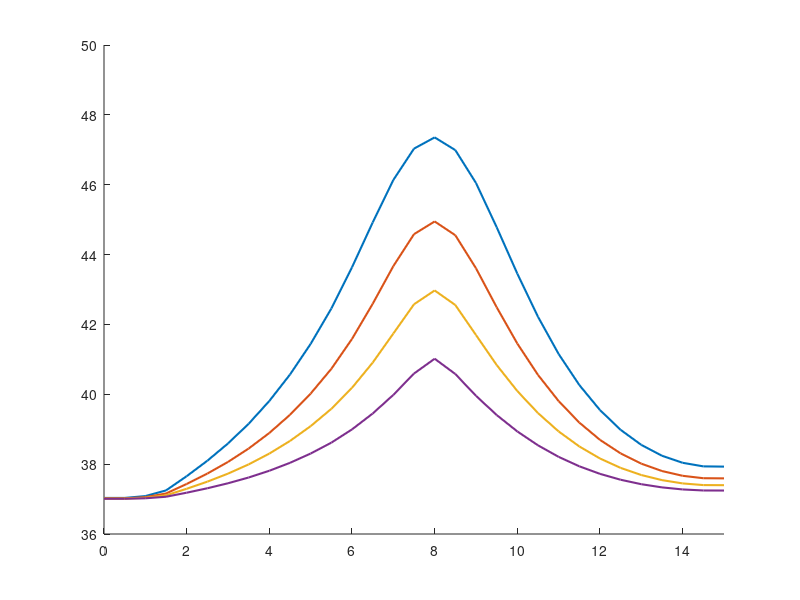

Here is the MATLAB script that generated this plot: (Note: this script raises an error after producing the figure.)
%––––––––––––––––––––––––––––––––––––––––––––––––––––––––––––––––––––––––––––
% 1D hyperbolic bioheat w/ Gaussian tumor source, 3 skin layers, finer mesh
% and reduced dt for stability; snapshots at 2.5, 5, 7.5, 10 s in one plot.
%––––––––––––––––––––––––––––––––––––––––––––––––––––––––––––––––––––––––––––

clear; clc;

%% 1) DISCRETIZE TIME & SPATIAL DOMAINS
% Skin Layer thickness
L_epi = 0.0015;   % Epidermis (1.5 mm)
L_derm = 0.0035;  % Dermis (3.5 mm)
L_subq = 0.01;    % Subcutaneous (10 mm)
Lx = L_epi + L_derm + L_subq; % Domain Length

x_ast  = 0.008;   % [m]   Tumor center (midpoint of 0.05 m)

dx     = 0.0005;  % [m]   Spatial step → now 21 nodes from 0 to 0.05
dt     = 0.015;    % [s]   Time step (smaller for stability)
max_time = 10;   % plot up to 10s
time_steps = round(max_time/dt) + 1; % ensures we reach exactly 10 s: (n−1)*dt = 10
time = 0:dt:max_time+dt;

x  = 0:dx:Lx;          % x = [0, 0.0025, 0.005, …, 0.05]
nx = numel(x);

% Define Layers
layer = zeros(1, nx);
layer(x <= L_epi) = 1;                                  % Epidermis
layer(x > L_epi & x <= L_epi + L_derm) = 2;             % Dermis
layer(x > L_epi + L_derm) = 3;                          % Subcutaneous

% Find index of tumor center (closest grid point to x_ast)
[~, iTumor] = min(abs(x - x_ast));

%% 2) CONSTANTS AND PARAMETERS
% ------------ Physical Parameters ------------
% Skin Layer params
rho    = [1150 1116 900];   % [kg/m^3]  Tissue density (layers)
c      = [3590 3300 2500];  % [J/(kg·°C)]  Tissue specific heat
k      = [0.2 0.45 0.3];    % [W/(m·°C)]  Thermal conductivity
k_star = [0.1 0.1 0.1];     % [W/(m·°C·s)]  Hyperbolic‐term coefficient

% Blood params
h      = 4.5;     % [W/(m^2·°C)]    Convective coefficient at boundaries
wb     = 0.0098;  % [1/s]           Blood perfusion
rho_b  = 1056;    % [kg/m^3]        Blood density
cb     = 4000;    % [J/(kg·°C)]     Blood specific heat

Qm0    = 50.65;   % [W/m^3]         Metabolic heat (uniform)
Tb     = 37;      % [°C]            Arterial blood temperature
Tl     = [37 37 37];      % [°C]    Ambient/tissue reference
T0     = 37;      % [°C]            Initial tissue temperature

% ------------ Gaussian‐source parameters ------------
% Q_r(i) = rho * S * P * exp( -a0*( x(i) - x_ast )^2 )
S      = 15;       % “per‐kg” scaling factor
P      = 35;      % “power” factor (tune as needed)
% a0     = 1e6;   % [1/m]  Gaussian width control

% ------------ Water vaporization and diffusion ------------
Da = 2.5e-5;    % m^2/s (air)
Mw = 0.018;     % kg/mol
Ra = 8.314;     % J/mol·K
Tw = 306;       % K (~33°C)
Pw = 5600;      % Pa (sat. vapor pressure at 33°C)
RH = 0.5;       % Relative humidity (fraction)
delta = 1e-4;   % m
c_air = 1005;   % J/kg·K
Df = [2e-9 2e-9 2e-9];  % m^2/s
cw = 4180;      % J/kg°C
rho_s = 1100;   % kg/m^3
rho_c = 1000;   % kg/m^3
nabla_r2 = (Lx/3)^2;

% ---------- Hyperbolic relaxation times ---------------
tau_q = 10;   % [s]
tau_T = 20;   % [s]
tau_v = 1;   % [s]


%% 3) INITIALIZE STORAGE FOR “SNAPSHOTS”
% Snapshot times (in seconds) and their corresponding loop‐indices
snapshot_times = linspace(2,max_time,5); % [2.5, 5.0, 7.5, 10.0];
snap_idx = round(snapshot_times/dt) + 1;
% e.g., 2.5/0.01 = 250 → +1 = 251 ⇒ t = (251−1)*0.01 = 2.50 s

T_a0 = zeros(nx,4); % For storing T(x,t=10s) for a0 testing
T_tumor_a0 = zeros(time_steps,4); % for storing tumor temp for a0 testing

z = 1;
a0s = [5e5 1e6 2e6 5e6]
for a0 = a0s
    T_snapshots = zeros(nx, numel(snapshot_times));  
    % Each column j holds T(x) at t = snapshot_times(j)
    
    % Tumor temp array
    T_tumor = zeros(1, time_steps);
    
    % --------- Initialize temperature fields at t=0 -------------
    T     = ones(nx,1) * T0;  
    T_new = T;   
    dTdt   = zeros(nx,1);
    d2Tdt2 = zeros(nx,1);


    %% 4) TIME‐MARCHING LOOP
    for n = 1:time_steps
    
        % (a) Update interior nodes i=2:(nx−1)
        for i = 2:(nx-1)
            L = layer(i);
    
            % (b) Calculate Heat Source values for given spatial step
            % Metabolic Heat Source:
            Qm = Qm0 * (1 + (Tl(L) - T0)/10);         % [W/m^3] metabolic
    
            % Water diffusion:
            Qd = (Df(L) * cw * (rho_s - rho_c) / nabla_r2) * (T(i) - Tl(L));
            
            % Blood Perfusion (dermis, subq):
            if L > 1
                Qb = wb * rho_b * cb * (Tb - Tl(L));      % [W/m^3] perfusion (constant)
            else
                Qb = 0;
            end
    
            % Water vaporization (epidermis only)
            if L == 1
                Delta_m = (Da*Mw/(Ra*Tw)) * (Pw/Tw) * RH/(delta*c_air);
                Delta_Hvap = 2400e3; % J/kg
                Qv = Delta_m * Delta_Hvap / (delta * c_air);
            else 
                Qv = 0;
            end
    
            % Gaussian tumor heat source at node i:
            Qr = rho(L) * S * P * exp( -a0 * (x(i) - x_ast)^2 );  
    
            % Add up all heat sources to consolidate
            Q_tot = Qm + Qd + Qb + Qv + Qr;
    
            % 2nd‐spatial derivative (finite difference)
            d2Tdx2 = (T(i+1) - 2*T(i) + T(i-1)) / dx^2;
    
            % Hyperbolic bioheat terms:
            dTdt(i)   = (k(L)*d2Tdx2 + Q_tot) / (rho(L) * c(L));
            d2Tdt2(i) = (k_star(L)*d2Tdx2) / (rho(L) * c(L));
    
            % Update temperature at node i (eq. 7):
            T_new(i) = T(i) + dt * ( ...
               dTdt(i) + tau_q*dTdt(i) ...
             - tau_T*d2Tdt2(i) ...
             + (k(L) + k_star(L)*tau_v)*dTdt(i) );
        end
    
        % (c) Convective (Robin) BC at left boundary (i = 1):
        T_new(1) = (h*dx*Tl(1) + k(L) * T_new(2)) / (h*dx + k(L));
    
        % (d) Convective (Robin) BC at right boundary (i = nx):
        T_new(nx) = (h*dx*Tl(end) + k(L) * T_new(nx-1)) / (h*dx + k(L));
    
        % (e) Advance to next timestep
        T = T_new;
    
        % (f) If current “t” matches any snapshot index, store T(x)
        idx_this = find(snap_idx == n);
        if ~isempty(idx_this)
            T_snapshots(:, idx_this) = T;
        end
    
        % (g) Store T at tumor location
        T_tumor(n) = T_new(iTumor);
    end

    %% Store profile for given P to be compared after
    T_a0(:,z) = T_snapshots(:,end);
    T_tumor_a0(:,z) = T_tumor;
    z = z+1;

end % end of testing parameter loop (power)

%% Plot T(x) for a0s
figure('Position',[200,200,800,500]);
hold on;

colors = lines(numel(a0s));  
for j = 1:size(T_a0,2)
    plot(x*1000, T_a0(:,j), 'Color', colors(j,:), 'LineWidth',1.5, ...
         'DisplayName', sprintf('a0 = %.1e m^-^1', a0s(j)));
end

ylim([36 50])
xlim([0 Lx*10^3])
xline(0, '-',{'Epiderm'},'HandleVisibility','off','Fontsize',16)
xline((L_epi)*10^3,'-',{'Derm'},'HandleVisibility','off','Fontsize',16)
xline((L_epi+L_derm)*10^3,'-',{'Subcutaneous'},'HandleVisibility','off','Fontsize',16)
xline(x_ast*10^3,'-r',{'Tumor'},'LineWidth',5,'HandleVisibility','off','Fontsize',20)
xlabel('Distance (mm)','Fontsize',16);
ylabel('Temperature (°C)','Fontsize',16);
title(['Temperature Profile T(t=10s,x), Various a0s'],'Fontsize',20);
legend('Location','northeast','FontSize',12);
grid on;
hold off;


%% 6. PLOT: TUMOR TEMPERATURE VS TIME
figure('Position',[200,200,800,500]);
hold on;

colors = lines(numel(a0s));  
for j = 1:size(T_a0,2)
    plot(time, T_tumor_a0(:,j), 'Color', colors(j,:), 'LineWidth',1.5, ...
         'DisplayName', sprintf('a0 = %.1e m^-^1', a0s(j)));
end

xlim([0 10])
ylim([36 50])
xlabel('time (s)','Fontsize',16);
ylabel('Temperature (°C)','Fontsize',16);
title(['Temperature at Tumor Location vs. Time, Various a0s'],'Fontsize',20);
legend('Location','best','FontSize',12);
grid on;
hold off;